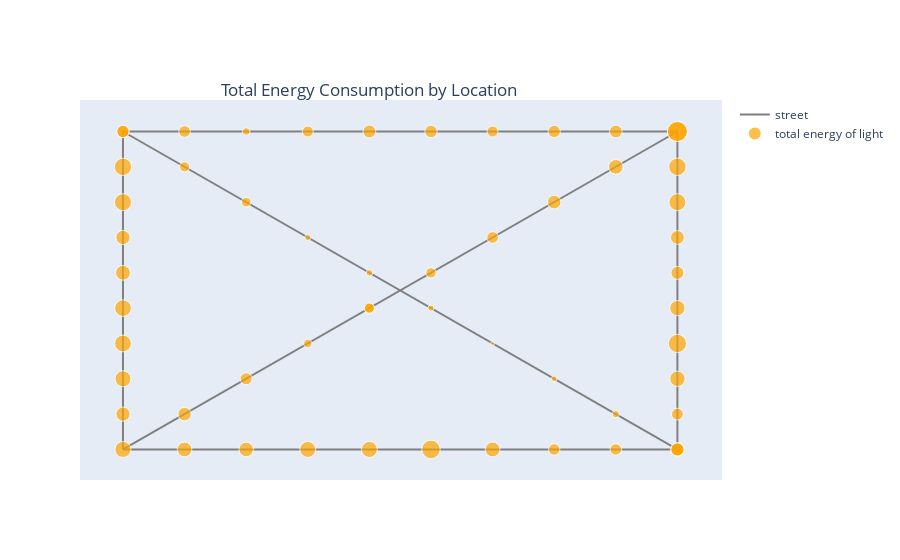

The code cell stored with this chart in its notebook:
### Markdown cell above
## Energy Consumption by Location

### Code cell
# plot street
fig = go.Figure(data=go.Scatter(
    x = [100,100,1000,1000,100,1000,1000,100,1000],
    y = [100,1000,1000,100,100,1000,1000,1000,100],
	mode="lines",
	line=go.scatter.Line(color="grey"),
	showlegend=True,
	name='street'
))

# plot light
fig.add_trace(go.Scatter(
    x=overall['light_x'],
    y=overall['light_y'],
    mode='markers',
    name='total energy of light',
    marker=dict(size=overall['total_energy']/10,color="orange")
))

# update layout
fig.update_xaxes(showticklabels=False)
fig.update_yaxes(showticklabels=False)
# fig.update_yaxes(tickvals=[100,1000])
# fig.update_xaxes(tickvals=[100,1000])
fig.update_xaxes(showgrid=False)
fig.update_yaxes(showgrid=False)
fig.update_layout(title={
        'text': "Total Energy Consumption by Location",
        'y':0.85,
        'x':0.41,
        'xanchor': 'center',
        'yanchor': 'top'},
        # legend_title="Legend",
        font=dict(
        size=12,
        ))

fig.show()

### Figure 1 — Plotly figure (JSON) as saved in the notebook; plotly's stock layout.template omitted (floating-point values rounded to 4 significant figures)
{"data": [{"line": {"color": "grey"}, "mode": "lines", "name": "street", "showlegend": true, "type": "scatter", "x": [100, 100, 1000, 1000, 100, 1000, 1000, 100, 1000], "y": [100, 1000, 1000, 100, 100, 1000, 1000, 1000, 100]}, {"marker": {"color": "orange", "size": [10.1, 16.1, 13.2, 12.3, 13.2, 14.2, 11.8, 14.7, 13.4, 11.6, 7.2, 16, 15.4, 14.5, 12, 7.7, 5.6, 16.8, 18.3, 15.9, 8.4, 11, 3.8, 16.6, 15.3, 16, 10.1, 12.9, 6.1, 14.8, 13, 18.5, 10.3, 12.4, 6.6, 14.2, 13.8, 14.8, 11.6, 11, 6.1, 17, 17, 11.5, 13.6, 12.3, 9.5, 17.4, 17.5, 11.5, 14.6, 12.7, 10, 12.3, 20, 13.2, 20]}, "mode": "markers", "name": "total energy of light", "type": "scatter", "x": [500, 100, 1000, 100, 1000, 100, 1000, 200, 200, 200, 900, 100, 1000, 300, 300, 300, 800, 100, 1000, 400, 400, 400, 700, 100, 1000, 500, 500, 500, 600, 100, 1000, 600, 600, 600, 500, 100, 1000, 700, 700, 700, 400, 100, 1000, 800, 800, 800, 300, 100, 1000, 900, 900, 900, 200, 100, 1000, 1000, 1000], "y": [500, 100, 100, 1000, 100, 200, 200, 100, 200, 1000, 200, 300, 300, 100, 300, 1000, 300, 400, 400, 100, 400, 1000, 400, 500, 500, 100, 500, 1000, 500, 600, 600, 100, 600, 1000, 600, 700, 700, 100, 700, 1000, 700, 800, 800, 100, 800, 1000, 800, 900, 900, 100, 900, 1000, 900, 1000, 1000, 100, 1000]}], "layout": {"font": {"size": 12}, "title": {"text": "Total Energy Consumption by Location", "x": 0.41, "xanchor": "center", "y": 0.85, "yanchor": "top"}, "xaxis": {"showgrid": false, "showticklabels": false}, "yaxis": {"showgrid": false, "showticklabels": false}}}
